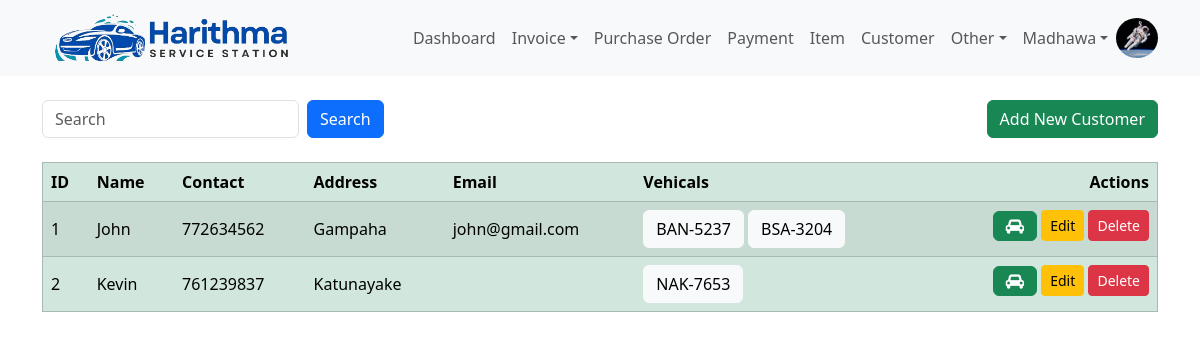
Screenshot of /customer/ (signed in) with the database file from the repository.
### harithmapos/models.py (models this page shows, shortened)
class User(db.Model, UserMixin):
    id = db.Column(db.Integer, primary_key=True)
    email = db.Column(db.String(120), unique=True, nullable=False)
    name = db.Column(db.String(50), nullable=False)
    image = db.Column(db.String(20), default='default.jpg')
    password = db.Column(db.String(60), nullable=False)
    create_dttm = db.Column(db.DateTime, nullable=False, default=datetime.utcnow)
    update_dttm = db.Column(db.DateTime, nullable=False, default=datetime.utcnow)

class Customer(db.Model):
    id = db.Column(db.Integer, primary_key=True)
    name = db.Column(db.String(100), nullable=False)
    contact = db.Column(db.String(10))
    address = db.Column(db.String(255))
    email = db.Column(db.String(150))
    create_dttm = db.Column(db.DateTime, nullable=False, default=datetime.utcnow)
    update_dttm = db.Column(db.DateTime, nullable=False, default=datetime.utcnow)
    vehicals = db.relationship('Vehical', backref='owner', lazy=True)
    invoices = db.relationship('InvoiceHead', backref='customer', lazy=True)
    item_invoices = db.relationship('ItemInvoiceHead', backref='customer', lazy=True)
    payments = db.relationship('Payment', backref='customer', lazy=True)

class Vehical(db.Model):
    id = db.Column(db.Integer, primary_key=True)
    number = db.Column(db.String(8), nullable=False)
    make = db.Column(db.String(20))
    model = db.Column(db.String(20))
    year = db.Column(db.String(4))
    create_dttm = db.Column(db.DateTime, nullable=False, default=datetime.utcnow)
    update_dttm = db.Column(db.DateTime, nullable=False, default=datetime.utcnow)
    owner_id = db.Column(db.Integer, db.ForeignKey('customer.id'), nullable=False)
    invoices = db.relationship('InvoiceHead', backref='vehical', lazy=True)

### harithmapos/views/customer/routes.py (the view)
@customer_blueprint.route('/customer/', methods = ['GET', 'POST'])
@login_required
def customer():
    customer_form = CustomerForm()
    vehical_form = VehicalForm()
    if request.method == 'POST' and 'query' in request.form:
        query = request.form["query"]
        customers = Customer.query.filter(Customer.name.icontains(query)).all()
        return render_template('customer.html', title='Customers', customer_form=customer_form, vehical_form=vehical_form, customers=customers, query=query)
    else:
        customers = Customer.query.all()
        return render_template('customer.html', title='Customers', customer_form=customer_form, vehical_form=vehical_form, customers=customers)

### harithmapos/views/customer/forms.py
class CustomerForm(FlaskForm):
    name = StringField("Name", validators=[DataRequired(), Length(min=2, max=20)])
    contact = TelField("Contact", validators=[Length(min=9, max=9)])
    address = StringField("Address")
    email = EmailField("Email")

### harithmapos/views/vehical/forms.py
class VehicalForm(FlaskForm):
    number = StringField("Number*", validators=[DataRequired(), Length(min=7, max=8)])
    make = StringField("Make")
    model = StringField("Model")
    year = IntegerField("Year")
    owner_id = IntegerField("Owner ID", validators=[DataRequired()])

### harithmapos/models.py (called while the page is built)
@login_manager.user_loader
def load_user(user_id):
    return User.query.get(int(user_id))

### harithmapos/templates/customer.html (shortened to what this page needs)
{% extends 'layout/base.html' %}
{% block body %}
    <div class="container mt-4">
        <div class="row">
            <div class="col d-flex justify-content-between align-items-center">
                <form class="mb-0 d-flex" action="" method="post" autocomplete="off">
                    <input type="text" class="form-control me-2" name="query" id="query" placeholder="Search">
                    <input type="submit" value="Search" class="btn btn-primary" name="">
                </form>
                <button type="button" class="btn btn-success align-right" data-bs-toggle="modal" data-bs-target="#insert_modal">Add New Customer</button>
            </div>
        </div>
    </div>
    <div class="container mt-4">
        <table class="table table-success table-striped table-hover" border="1">
            <thead class="thread-dark">
                <tr>
                    <th scope="col">ID</th>
                    <th scope="col">Name</th>
                    <th scope="col">Contact</th>
                    <th scope="col">Address</th>
                    <th scope="col">Email</th>
                    <th scope="col">Vehicals</th>
                    <th scope="col" style="text-align: right" >Actions</th>
                </tr>
            </thead>
            <tbody id="results">
                {% for customer in customers %}
                    <tr>
                        <td class="align-middle"  scope="row">{{customer.id}}</td>
                        <td class="align-middle">{{customer.name}}</td>
                        <td class="align-middle">{{customer.contact}}</td>
                        <td class="align-middle">{{customer.address}}</td>
                        <td class="align-middle">{{customer.email}}</td>
                        <td>
                            {% for vehical in customer.vehicals %}
                                <a href="/update_vehical/{{vehical.id}}" class="btn btn-light" data-bs-toggle="modal" data-bs-target="#update_vehical{{vehical.id}}">{{vehical.number}}</a>
                            {% endfor %}
                        </td>
                        <td class="text-end">
                            <a href="/insert_vehical/{{customer.id}}" class="btn btn-success" data-toggle="tooltip" data-placement="top" title="Add Vehical" data-bs-toggle="modal" data-bs-target="#insert_vehical{{customer.id}}"><i class="fa fa-car"></i></a>
                            <a href="/update_customer/{{customer.id}}" class="btn btn-sm btn-warning" data-toggle="tooltip" data-placement="top" title="Update Customer" data-bs-toggle="modal" data-bs-target="#update_customer{{customer.id}}">Edit</a>
                            <a href="/delete_customer/{{customer.id}}" class="btn btn-sm btn-danger" data-toggle="tooltip" data-placement="top" title="Delete Customer" onclick="return confirm('Are you sure to delete?')">Delete</a>
                        </td>
                    </tr>
                {% endfor %}
            </tbody>
        </table>
    </div>
{% endblock %}

### harithmapos/templates/layout/base.html (shortened to what this page needs)
<html lang="en">
    <head>
        <link href="https://cdn.jsdelivr.net/npm/bootstrap@5.3.3/dist/css/bootstrap.min.css" rel="stylesheet">
        <link rel="stylesheet" href="https://cdn.jsdelivr.net/npm/bootstrap-icons@1.11.3/font/bootstrap-icons.min.css">
        <link rel="stylesheet" href="https://cdnjs.cloudflare.com/ajax/libs/font-awesome/4.7.0/css/font-awesome.min.css">
        <link rel="stylesheet" href="{{ url_for('static', filename='main.css') }}">
        {% include 'layout/navbar.html' %}
    </head>
    <body>
        {% block body %}
        {% endblock %}
    </body>
</html>

### harithmapos/templates/layout/navbar.html (shortened to what this page needs)
<nav class="navbar navbar-expand-lg navbar-light bg-light">
    <div class="container">
        <a href="" class="navbar-brand">
            <img src="{{url_for('static', filename='Harithma-logo.png')}}" height="50" class="d-inline-block align-text-top" alt="">
        </a>
        <div class="collapse navbar-collapse" id="navbarCollapse">
            <ul class="navbar-nav ms-auto">
                {% if current_user.is_authenticated %}
                    <a class="nav-item nav-link" href="{{ url_for('dashboard_blueprint.dashboard') }}">Dashboard</a>
                    <li class="nav-item dropdown">
                        <a class="nav-link dropdown-toggle" href="#" role="button" data-bs-toggle="dropdown" aria-expanded="false">Invoice</a>
                    </li>
                    <a class="nav-item nav-link" href="{{ url_for('purchase_order_blueprint.purchase_order_head') }}">Purchase Order</a>
                    <a class="nav-item nav-link" href="{{ url_for('payment_blueprint.payment') }}">Payment</a>
                    <a class="nav-item nav-link" href="{{ url_for('item_blueprint.item') }}">Item</a>
                    <a class="nav-item nav-link" href="{{ url_for('customer_blueprint.customer') }}">Customer</a>
                    <li class="nav-item dropdown">
                        <a class="nav-link dropdown-toggle" href="#" role="button" data-bs-toggle="dropdown" aria-expanded="false">Other</a>
                    </li>
                    <li class="nav-item dropdown">
                        <a class="nav-link dropdown-toggle" href="#" role="button" data-bs-toggle="dropdown" aria-expanded="false">{{ current_user.name }}</a>
                    </li>
                    <img src="{{ url_for('static', filename='user_images/'+current_user.image) }}" class="rounded-circle" height="40" alt="Avatar" />
                {% else %}
                    <a class="nav-item nav-link" href="{{ url_for('user_blueprint.login') }}">Login</a>
                    <a class="nav-item nav-link" href="{{ url_for('user_blueprint.register') }}">Register</a>
                {% endif %}
            </ul>
        </div>
    </div>
</nav>

### rows the page displays
User: name "Madhawa", image (picture)
Customer: id "1", name "John", contact "772634562", address "Gampaha", email "john@gmail.com"
Vehical: number "BAN-5237"
Vehical: number "BSA-3204"
Customer: id "2", name "Kevin", contact "761239837", address "Katunayake"
Vehical: number "NAK-7653"
